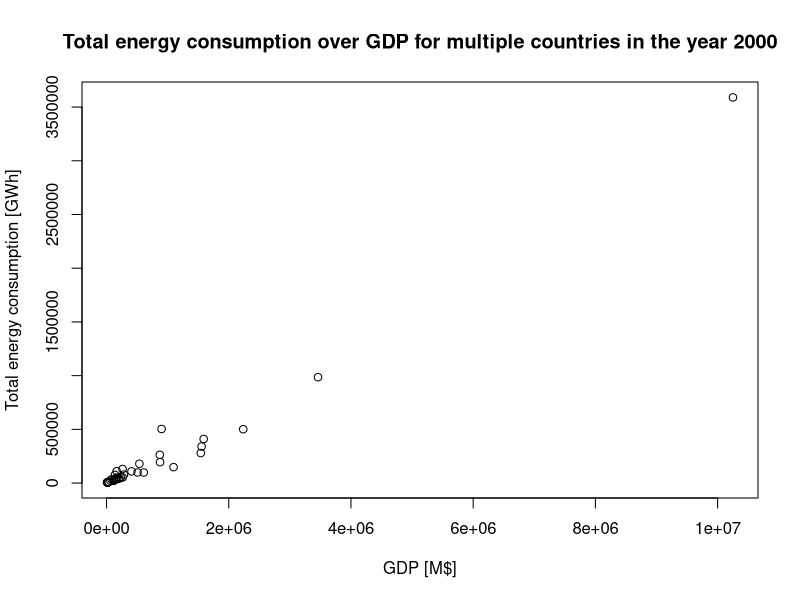
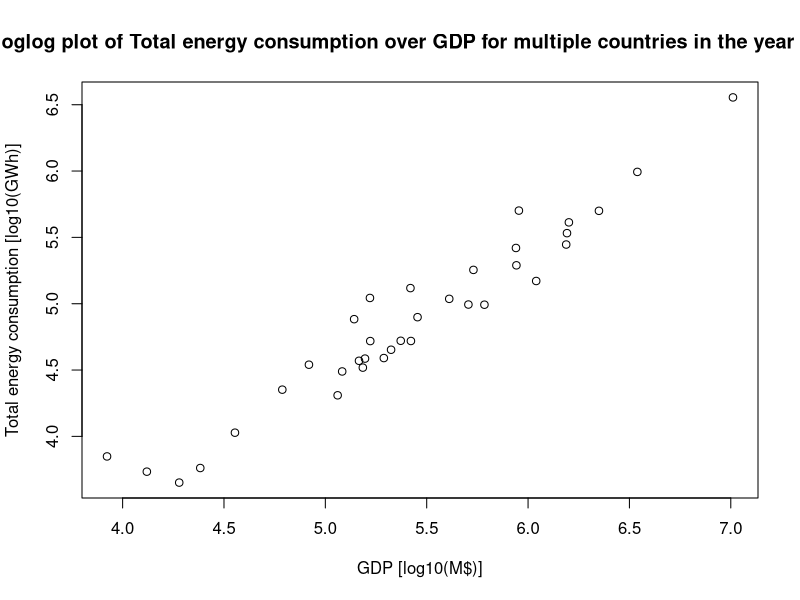
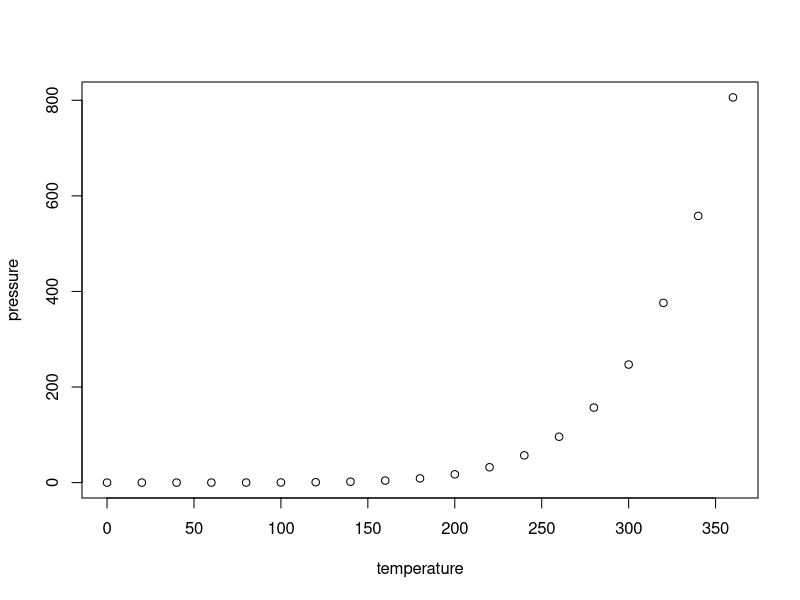

Source code (R) for these figures, in order:
## ---- chunk 1
knitr::opts_chunk$set(echo = TRUE)
## ---- chunk 2
data = read.csv("ELCONS_GDP.csv")
head(data)
## ---- chunk 3
summary(data)
## ---- chunk 4
plot(data$GDP, data$TOTALCONS,
     main="Total energy consumption over GDP for multiple countries in the year 2000",
     xlab="GDP [M$]",
     ylab="Total energy consumption [GWh]")
## ---- chunk 5
plot(log10(data$GDP), log10(data$TOTALCONS),
     main="loglog plot of Total energy consumption over GDP for multiple countries in the year 2000",
     xlab="GDP [log10(M$)]",
     ylab="Total energy consumption [log10(GWh)]")
## ---- chunk 6
summary(cars)
## ---- chunk 7
plot(pressure)
